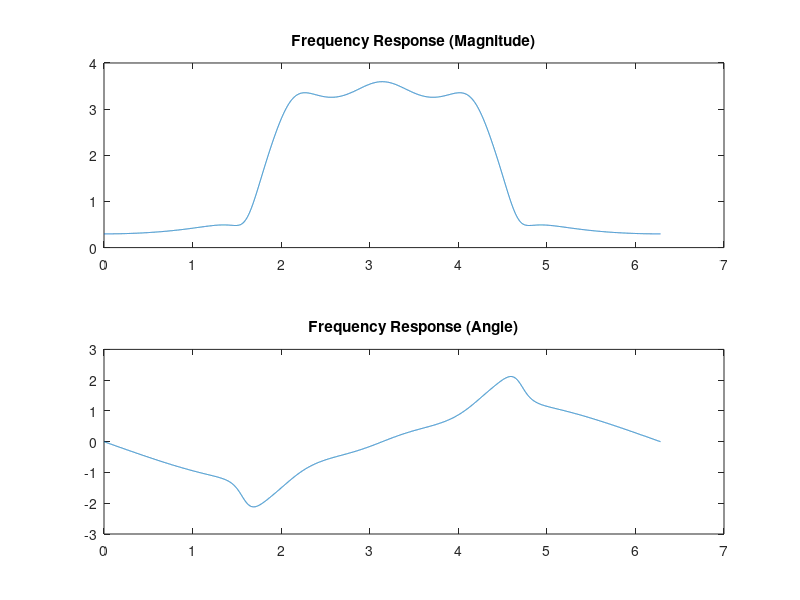

This chart was generated by the following MATLAB code:
% System Simulation Problem 13
% Written by Josh Humphrey

N = 100;
s = linspace(0,10,N);

num = 0.6042*s.^2+4.1572*s.^2+6.1591;
den = s.^5+3.4630*s.^4+7.1704*s.^3+10.2787*s.^2+8.6926*s+6.159;
sys = tf(num,den);

[z,p,k] = zpkdata(sys);

clear
N = 10000;
Omega=linspace(0,2*pi,N+1);      %Set up vector of Omega
s=exp(1i*Omega);                  %Define z on unit circle
T=0.001;
H = (0.6042*s.^2+4.1572*s.^2+6.1591)./(s.^5+3.4630*s.^4+7.1704*s.^3+10.2787*s.^2+8.6926*s+6.159);
       
figure (1)
subplot(2,1,1)
plot(Omega,abs(H));
title('Frequency Response (Magnitude)')
        
subplot(2,1,2)
plot(Omega,angle(H));
title('Frequency Response (Angle)')

